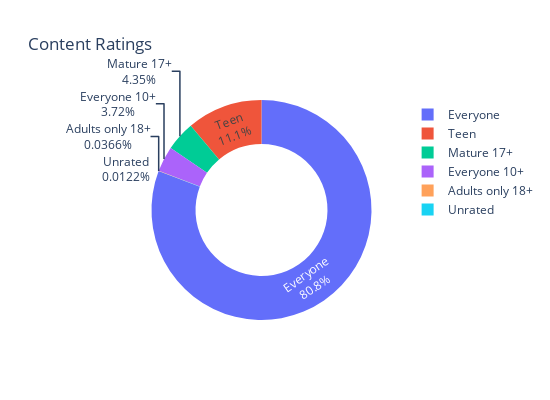

The code cell stored with this chart in its notebook:
### Code cell
pie = px.pie(labels=content_ratings.index, values=content_ratings.values, width=550, height=400, title='Content Ratings', names=content_ratings.index, hole=0.6)
pie.update_traces(textinfo="percent+label")
pie.show()

### Figure 1 — Plotly figure (JSON) as saved in the notebook; plotly's stock layout.template omitted (floating-point values rounded to 4 significant figures)
{"data": [{"domain": {"x": [0, 1], "y": [0, 1]}, "hole": 0.6, "hovertemplate": "label=%{label}<br>value=%{value}<extra></extra>", "labels": ["Everyone", "Teen", "Mature 17+", "Everyone 10+", "Adults only 18+", "Unrated"], "legendgroup": "", "name": "", "showlegend": true, "textinfo": "percent+label", "type": "pie", "values": [6621, 912, 357, 305, 3, 1]}], "layout": {"height": 400, "legend": {"tracegroupgap": 0}, "title": {"text": "Content Ratings"}, "width": 550}}
